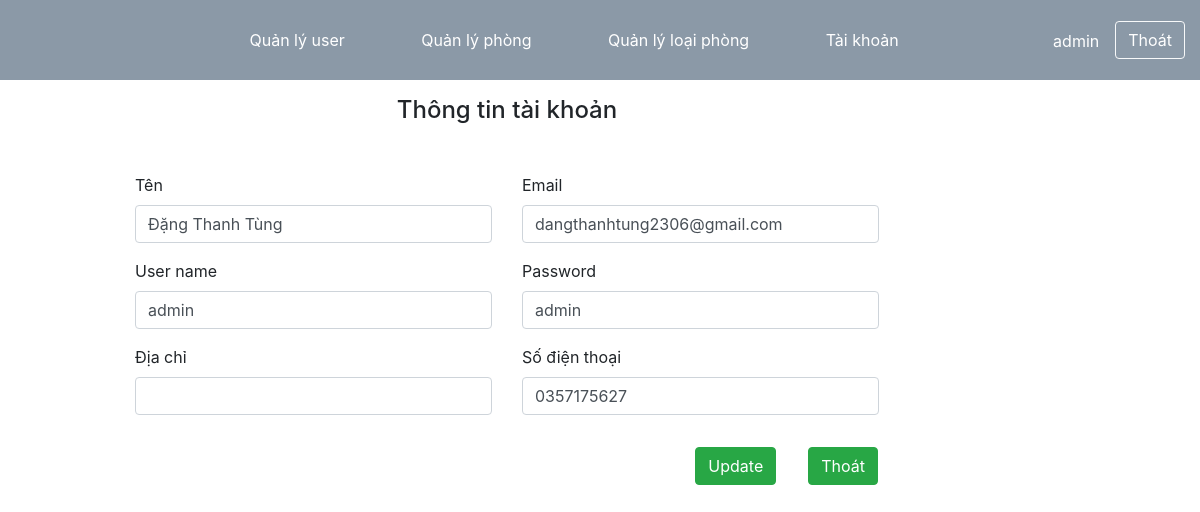
The app's page /admin/index.php?action=taikhoan (signed in) with its own data.
### tables this page shows
CREATE TABLE IF NOT EXISTS `user` (
  `ID` int NOT NULL AUTO_INCREMENT,
  `ten` varchar(255) DEFAULT NULL,
  `diachi` varchar(255) DEFAULT NULL,
  `email` varchar(255) NOT NULL,
  `user` varchar(255) NOT NULL,
  `pass` varchar(255) NOT NULL,
  `role` tinyint(1) NOT NULL DEFAULT '0',
  `sdt` varchar(20) NOT NULL,
  PRIMARY KEY (`ID`)
);

### models/userModel.php (called while the page is built, shortened)
<?php
	class userModel extends connect
	{
		public function timkiemuser($loginName,$pass)
		{
			$sql = "select * from user where (email = '$loginName' or user = '$loginName' ) and pass = '$pass';";
			$ds = $this->get_data($sql);
			foreach ($ds as $key => $value) {
				$this->ten = $value["ten"];
				$this->diachi = $value["diachi"];
				$this->email = $value["email"];
				$this->pass = $value["pass"];
				$this->user = $value["user"];
				$this->sdt = $value['sdt'];
			}
			return $ds;
		}
	}
 ?>

### models/database.php (called while the page is built, shortened)
<?php
	class connect{
		public function get_data($sql)
		{
			$conn = mysqli_connect("localhost","root","","quanlykhachsan");
			$result = mysqli_query($conn,$sql);
			$arr = mysqli_fetch_all($result,MYSQLI_ASSOC);
			return $arr;
		}
	}
 ?>

### admin/taikhoan/taikhoan.php (the view, shortened to what this page needs)
<?php
	$username = $_SESSION['user'];
	$pass = $_SESSION['pass'];
	$u = new userModel();
    $arr = $u->timkiemuser($username,$pass);
 ?>
 <div class="container">
		<form method="post" action="index.php?action=taikhoan" enctype="multipart/form-data" style="width:80%">
			<div class="text-center mb-5">
				<h4>Thông tin tài khoản</h4>
			</div>
			<div class="row">
				<div class="form-group col col-md-6">
                    <label class="form-label">Tên</label>
                    <input type="text" id="" name="ten" class="form-control" value="<?php echo $u->ten ?>" />
                </div>
                <div class="form-group col col-md-6">
                            <label class="form-label">Email</label>
                            <input type="text" id="" name="email" class="form-control" value="<?php echo $u->email ?>" />
                </div>
			</div>
			 <div class="row">
                <div class="form-group col col-md-6">
                    <label class="form-label">User name</label>
                    <input type="text" id="" name="user" class="form-control" value="<?php echo $u->user ?>" />
                </div>
                <div class="form-group col col-md-6">
                    <label class="form-label">Password</label>
                    <input type="text" name="pass" id="" class="form-control" value="<?php echo $u->pass ?>" />
               </div>
            </div>
            <div class="row">
                <div class="form-group col col-md-6">
                    <label class="form-label">Địa chỉ</label>
                    <input type="text" name="diachi" id="" class="form-control" value="<?php echo $u->diachi ?>" />
               </div>
               <div class="form-group col col-md-6">
                    <label class="form-label">Số điện thoại</label>
                    <input type="text" name="sdt" id="" class="form-control" value="<?php echo $u->sdt ?>" />
               </div>
            </div>
            <div class="row">
                <div class="col">
                    <div class="row" style="float: right;">
                        <input name="btn_suauser" type="submit" value="Update" class="btn btn-success m-3">
                        <button class="btn btn-success m-3" formaction="index.php">Thoát</button>
                    </div>
                </div>
            </div>
        </form>
	</div>

### css/style.css (style rules this page uses)
* { margin: 0; padding: 0; box-sizing: border-box; list-style: none; text-decoration: none; }

### records on screen
user: ten "Đặng Thanh Tùng", email "dangthanhtung2306@gmail.com", user "admin", pass "admin", sdt "0357175627"

### other values on screen
$_SESSION['user'] "admin"
